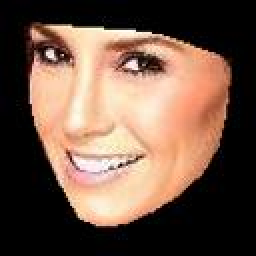
#> input picture images/000001.jpg, 128 x 128 px (shown 2 times larger); its folder holds 4 pictures in this run
$ jupyter execute --allow-errors project_1_pca.ipynb
#> lines starting #> are read from the running program, lines starting #| are printed output that depends on the picture
[cell 1]
"""
This project compares 3 types of representations in the context of dimension reduction:
2 generative methods, PCA (linear) and Autoencoder (non-linear),
and 1 discriminative method, Fisher Linear Discriminants (FLD).

1000 images (800 training, 200 test)
128 x 128 pixels
68 landmarks (to be aligned geometrically to compare appearance meaningfully)
Training set: calculate eigenvalues and eigenvectors.
Test set: calculate reconstruction errors using eigenvectors

"""
import os
import sys
sys.path.append('/Library/Frameworks/Python.framework/Versions/3.7/lib/python3.7/site-packages')
import numpy as np
np.seterr(divide='ignore', invalid='ignore')
import scipy.io as sio
import glob
import math
import cv2
import matplotlib.pyplot as plt
import skimage
from skimage import color
from skimage.io import imread_collection
from mywarper import warp

K = [1,5,10,15,20,25,30,35,40,45,50]

def rgb2hsv_ch(imgs, channel):
    hsv_imgs = []
    for x in imgs:
        hsv_imgs.append(skimage.color.rgb2hsv(x)[:, :, channel])
    return hsv_imgs

# [5 lines left out: function hsv2rgb, not called in this run]

def calc_mean(imgs):
    imgs_sum = np.zeros(np.shape(imgs[0]))
    for x in imgs:
        imgs_sum += x
    return imgs_sum / len(imgs)

def normalize(imgs, mean):
    norm_imgs = []
    for x in imgs:
        norm_imgs.append(np.subtract(x, mean))
    return norm_imgs

# X: 800x16384 for training images, 1000x136 for landmarks
def get_X(norm_imgs):
    flat_imgs = []
    for x in norm_imgs:
        flat_imgs.append(x.flatten())
    return np.matrix(flat_imgs)

def calc_eigenfaces(X_train, mean, num):
    X = get_X(normalize(X_train, mean))
    X_tr = X.T
    eigenvalues, eigenvectors = np.linalg.eig(X.dot(X_tr))
    idx = np.argsort(eigenvalues)[::-1]
    eigenvectors = eigenvectors[:, idx]

    eigenfaces = [] # 50 vectors 16384x1
    for i in range(num):
        eigenface = X_tr * eigenvectors[:, i]
        eigenfaces.append((eigenface / np.linalg.norm(eigenface)).real)
    return eigenfaces

# [160 lines left out: functions disp_eigenfaces, reconstruct, disp_recon_images, merge_hsv_ch, reconstruct_per_k_eigenfaces, calc_recon_error and 10 more, not called in this run]

def run_pca():
    # ----------------------- PCA: Question 1 ------------------------
    # Divide 1000 faces into 800 training and 200 test
    images = imread_collection('./images/*.jpg')
    X_train, X_test = images[:800], images[800:]
    X_train, X_test_v_ch = rgb2hsv_ch(X_train, 2), rgb2hsv_ch(X_test, 2)

    # Compute mean and first K=50 eigen-faces for tr. images with no landmark aligment
    mean = calc_mean(X_train)
    eigenfaces = calc_eigenfaces(X_train, mean, 50)

    # Display the first 10 eigen-faces
    disp_eigenfaces(eigenfaces[:10])

    # Use mean and eigen-faces to reconstruct remaining 200 test faces
    recon_imgs = reconstruct(X_test_v_ch, mean, eigenfaces)

    # Plot 10 reconstructed faces and the corresponding original faces
    disp_recon_images(X_test[:10], recon_imgs[:10])

    '''
    Plot total reconstruction error (squared intensity difference between
    reconstructed images and their originals) per pixel (i.e. normalize
    the error by pixel number, and average over the testing images) over
    the number of eigen-faces K = 1,5,10,15,...,50.
    '''
    recon_imgs_per_k_eigenfaces = reconstruct_per_k_eigenfaces(
        X_test_v_ch, mean, eigenfaces)
    recon_errors = calc_recon_error(recon_imgs_per_k_eigenfaces, X_test)
    disp_recon_error(recon_errors, 'k eigenfaces', 'Reconstruct Error of Appearance per Pixel')


    # ----------------------- PCA: Question 2 ------------------------
    # Compute mean and first K=10 eigen-warpings of landmarks for tr. faces
    landmarks = get_landmarks()
    landmarks_train, landmarks_test = landmarks[:800], landmarks[800:]

    landmarks_mean = calc_mean(landmarks_train)
    eigenwarpings = calc_eigenwarpings(landmarks_train, landmarks_mean, 50)

    # Display the first 10 eigen-warpings (add mean back for meaning)
    disp_eigenwarpings(eigenwarpings[:10], landmarks_mean, mean)

    # Use eigen-warpings to reconstruct the landmarks for test faces
    recon_landmarks = reconstruct_landmarks(landmarks_train, landmarks_mean, eigenwarpings)

    '''
    Plot the reconstruction error (in terms of distance) over number of
    eigen-warpings K = 1,5,10,15,...,50 (error averaged over test images)
    '''
    recon_landmarks_per_k_eigenwarpings = reconstruct_per_k_eigenwarpings(
        landmarks_test, landmarks_mean, eigenwarpings)
    recon_errors = calc_recon_error_landmarks(recon_landmarks_per_k_eigenwarpings, landmarks_test)
    disp_recon_error(recon_errors, 'k eigenwarpings', 'Reconstruct Error of Geometry')

    # ----------------------- PCA: Question 3 ------------------------
    # 1) For each test image, project its landmarks onto top 10 eigen-warpings
    # This produces reconstructed landmarks
    recon_test_landmarks = reconstruct_landmarks(landmarks_test, landmarks_mean, eigenwarpings[:10])
    # print('recon_test_landmarks: ', np.shape(recon_test_landmarks), np.max(recon_test_landmarks[0]), np.min(recon_test_landmarks[0]))

    # 2) For each test image, a) warp it to mean position and b) project it onto top 50 eigen-faces
    # This produces the reconstructed image at the mean position
    X_test_aligned = warp_imgs_to_mean_landmark(X_test_v_ch, landmarks_mean, recon_test_landmarks)
    # print('X_test_aligned: ', np.mean(X_test_aligned), np.max(X_test_aligned), np.min(X_test_aligned))
    recon_imgs_aligned = reconstruct(X_test_aligned, mean, eigenfaces)
    # print('recon_imgs: ', np.shape(recon_imgs_aligned), np.max(recon_imgs_aligned[0]), np.min(recon_imgs_aligned[0]))

    # Warp the reconstructed face appearances from 2) to the positions reconstructed in 1)
    recon_imgs_landmarked = warp_imgs_to_orig_location(recon_imgs_aligned, landmarks_mean, recon_test_landmarks)

    # Plot 20 reconstructed faces and their corresponding original faces
    disp_warped_images(X_test[:20], recon_imgs_landmarked[:20])

    # Plot reconstruction error per pixel over eigen-faces K = 1,5,10,15,...,50.
    warped_imgs_per_k_eigenfaces = reconstruct_per_k_eigenfaces(
        X_test_v_ch, mean, eigenfaces)
    recon_errors = calc_recon_error(warped_imgs_per_k_eigenfaces, X_test)
    disp_recon_error(recon_errors, 'k eigenfaces', 'Reconstruct Error of Geo., App. per Pixel')

def main():
    run_pca()
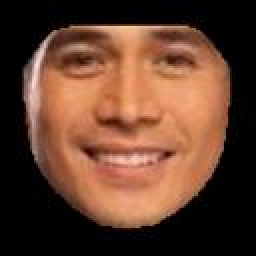
#> input picture images/000012.jpg, 128 x 128 px (shown 2 times larger)
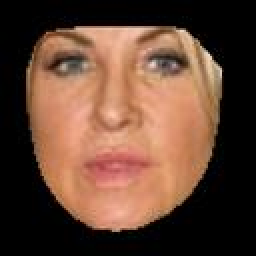
#> input picture images/000022.jpg, 128 x 128 px (shown 2 times larger)
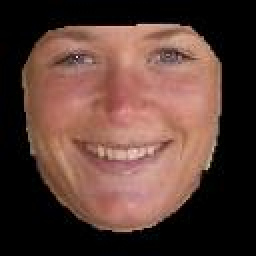
#> input picture images/000031.jpg, 128 x 128 px (shown 2 times larger)
#> in run_pca, `images = imread_collection('./images/*.jpg')`: images = 4 items
#> in run_pca, `X_train, X_test = images[:800], images[800:]`: X_test = []
#> the loop in rgb2hsv_ch, `for x in imgs:` made 4 passes
#> after the loop in rgb2hsv_ch, `for x in imgs:`: hsv_imgs = 4 items
#> in run_pca, `X_train, X_test_v_ch = rgb2hsv_ch(X_train, 2), rgb2hsv_ch(X_test, 2)`: X_test_v_ch = []
#> the loop in calc_mean, `for x in imgs:` made 4 passes
#> pass 1, in calc_mean, `imgs_sum += x`:
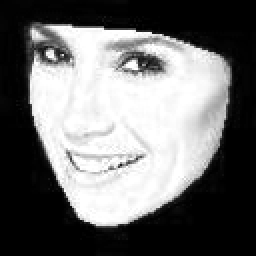
#> imgs_sum: shape (128, 128) float64 (shown 2 times larger); min 0, max 1, mean 0.435
#> pass 2, in calc_mean, `imgs_sum += x`:
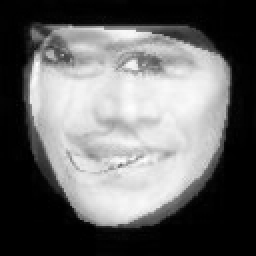
#> imgs_sum: shape (128, 128) float64 (shown 2 times larger); min 0, max 2, mean 0.82; drawn with min black and max white
#> pass 3, in calc_mean, `imgs_sum += x`:
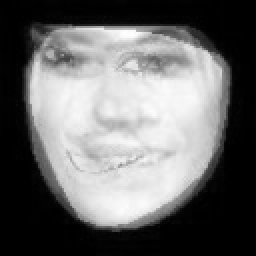
#> imgs_sum: shape (128, 128) float64 (shown 2 times larger); min 0, max 2.89, mean 1.21; drawn with min black and max white
#> after the loop in calc_mean, `for x in imgs:`:
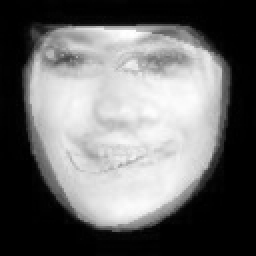
#> imgs_sum: shape (128, 128) float64 (shown 2 times larger); min 0, max 3.69, mean 1.56; drawn with min black and max white
#> the loop in normalize, `for x in imgs:` made 4 passes
#> after the loop in normalize, `for x in imgs:`: norm_imgs = 4 items
#> in get_X, `flat_imgs = []`: flat_imgs = []
#> the loop in get_X, `for x in norm_imgs:` made 4 passes
#> after the loop in get_X, `for x in norm_imgs:`: flat_imgs = 4 items
#> in calc_eigenfaces, `eigenvalues, eigenvectors = np.linalg.eig(X.dot(X_tr))`: eigenvalues = [576.1, 5.22e-17, 103.6, 224.6]; eigenvectors = [[0.848, -0.5, 0.162, -0.0711], [-0.289, -0.5, -0.352, -0.736], [-0.135, -0.5, -0.55, 0.655], [-0.424, -0.5, 0.74, 0.152]]
#> in calc_eigenfaces, `idx = np.argsort(eigenvalues)[::-1]`: idx = [0, 3, 2, 1]
#> in calc_eigenfaces, `eigenvectors = eigenvectors[:, idx]`: eigenvectors = [[0.848, -0.0711, 0.162, -0.5], [-0.289, -0.736, -0.352, -0.5], [-0.135, 0.655, -0.55, -0.5], [-0.424, 0.152, 0.74, -0.5]]
#> after the loop in calc_eigenfaces, `for i in range(num):`: eigenfaces = 4 items

#> (the rest of this cell did not finish here and is left out)
